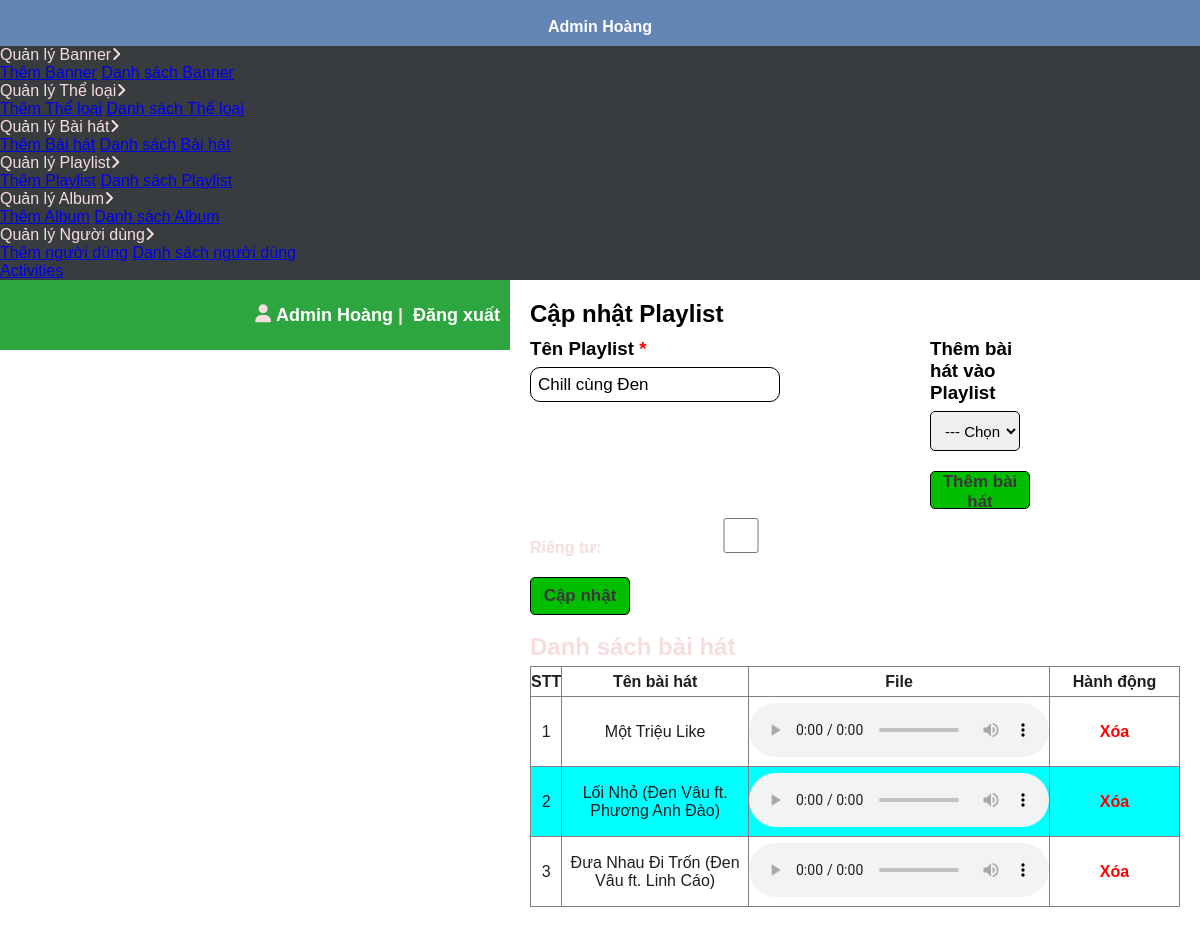
The page /admin/playlistEdit.php?playlist_id=11 (signed in) on the database its author committed.
### tables this page shows
CREATE TABLE `tbl_playlist` (
  `playlist_id` int(11) NOT NULL,
  `playlist_name` varchar(255) NOT NULL,
  `user_id` int(11) NOT NULL,
  `slug_playlist` varchar(255) NOT NULL,
  `listen_count` int(11) DEFAULT 0,
  `privacy` varchar(10) NOT NULL DEFAULT 'public'
);

CREATE TABLE `tbl_playlist_song` (
  `playlist_song_id` int(11) NOT NULL,
  `playlist_id` int(11) NOT NULL,
  `song_id` int(11) NOT NULL
);

CREATE TABLE `tbl_song` (
  `song_id` int(11) NOT NULL,
  `user_id` int(11) NOT NULL,
  `category_id` int(11) NOT NULL,
  `song_name` varchar(255) NOT NULL,
  `song_image` varchar(255) NOT NULL,
  `file_path` varchar(255) NOT NULL,
  `listen_count` int(11) DEFAULT 0,
  `lyrics` varchar(5000) DEFAULT NULL,
  `privacy` varchar(10) DEFAULT 'public',
  `create_at` date DEFAULT current_timestamp(),
  `slug_song` varchar(255) NOT NULL
);

### class/playlistClass.php (called while the page is built, shortened)
<?php
include(__DIR__ . "/../lib/database.php");
?>
<?php
class PlayList
{
    private $db;
    public function __construct()
    {
        $this->db = new Database();
    }
    public function get_songs_in_playlist($playlist_id)
    {
        $query = "SELECT s.song_id, s.song_name
                  FROM tbl_playlist_song ps
                  JOIN tbl_song s ON ps.song_id = s.song_id
                  WHERE ps.playlist_id = '$playlist_id'";
        $result = $this->db->select($query);
        return $result;
    }
    public function get_playlist_songs($playlist_id)
    {
        $query = " SELECT * FROM tbl_song s
                INNER JOIN tbl_playlist_song ps ON s.song_id = ps.song_id
                INNER JOIN tbl_playlist p ON ps.playlist_id = p.playlist_id
                WHERE p.playlist_id = '$playlist_id'";
        $result = $this->db->select($query);
        return $result;
    }
    public function get_playlist_by_id($playlist_id)
    {
        $query = "SELECT * FROM tbl_playlist WHERE playlist_id = '$playlist_id'";
        $result = $this->db->select($query);
        return $result;
    }
}
?>

### lib/database.php (called while the page is built, shortened)
<?php
class Database
{
    public $host = DB_HOST;
    public $user = DB_USER;
    public $pass = DB_PASS;
    public $dbname = DB_NAME;
    public $conn;
    private function connectDB()
    {
        $this->conn = new mysqli(
            $this->host,
            $this->user,
            $this->pass,
            $this->dbname
        );
    }
    public function select($query)
    {
        $result = $this->conn->query($query) or
            die($this->conn->error . __LINE__);
        if ($result->num_rows > 0) {
            return $result;
        } else {
            return false;
        }
    }
}
?>

### admin/playlistEdit.php (the view, shortened to what this page needs)
<?php
include("include/sidebar.php");
include("include/header.php");
include("../class/playlistClass.php");
$playlist = new PlayList();
$playlist_id = $_GET['playlist_id'];
$get_playlist = $playlist->get_playlist_by_id($playlist_id);
if ($get_playlist) {
    $result = $get_playlist->fetch_assoc();
} else {
    echo 'Playlist does not exist';
    exit();
}
$songs_in_playlist = $playlist->get_songs_in_playlist($result['playlist_id']);
?>
<link rel="stylesheet" href="./css/category.css">
<body>
    <div class="main-content">
        <h2 class="title" style="color:black; margin-bottom: 10px">Cập nhật Playlist</h2>
        <form action="" method="POST">
            <div class="info">
                <div>
                    <h3 class="title" style="color:black;">Tên Playlist <span style="color: red">*</span>
                    </h3>
                    <input type="text" placeholder="Enter playlist name" name="playlist_name"
                        value="<?php echo $result['playlist_name'] ?>"><br>
                </div>
                <div>
                    <h3 class="title" style="color:black;">Thêm bài hát vào Playlist</h3>
                    <select name="song_id">
                        <option value="">--- Chọn bài hát ---</option>
                    </select>
                    <button name="upd_playlistsong">Thêm bài hát</button>
                </div>
            </div>
            <div class="privacy">
                <label for="" style="margin-right: 10px">Riêng tư: </label>
                <input name="privacy" type="checkbox"><br>
            </div>
            <button name="upd_playlist">Cập nhật</button>
        </form><br>
        <h2>Danh sách bài hát</h2>
        <table border="1">
            <thead>
                <tr>
                    <th>STT</th>
                    <th>Tên bài hát</th>
                    <th>File</th>
                    <th>Hành động</th>
                </tr>
            </thead>
            <tbody id="playlistTableBody">
                <?php
                $show_playlistSong = $playlist->get_playlist_songs($playlist_id);
                if ($show_playlistSong) {
                    $i = 0;
                    while ($result = $show_playlistSong->fetch_assoc()) {
                        $i++;
                        ?>
                        <tr style="height: 70px">
                            <td><?php echo $i ?></td>
                            <td><?php echo $result['song_name'] ?></td>
                            <td class="audio">
                                <audio controls>
                                    <source src="upload/song/<?php echo $result['file_path'] ?>">
                                </audio>
                            </td>
                            <td class="action">
                                <a onclick="return confirm('Bạn muốn xóa bài hát này khỏi playlist ?')"
                                    href="playlistSongDel.php?playlistSongId=<?php echo $result['playlist_song_id'] ?>">Xóa</a>
                            </td>
                        </tr>
                        <?php
                    }
                } else {
                    ?>
                    <tr>
                        <td colspan="4">Không có bài hát nào</td>
                    </tr>
                    <?php
                }
                ?>
            </tbody>
        </table>
    </div>
    <?php
    include("include/footer.php");
    ?>

### admin/css/main.css (style rules this page uses)
* { margin: 0; padding: 0; box-sizing: border-box; font-family: "Poppins", sans-serif; }
body { min-height: 100vh; background: white; color: rgb(247, 221, 221); background-size: cover; background-position: center 0; }
.main-content { margin-top: 10px; flex: 1; }

### admin/css/category.css (style rules this page uses)
* form { width: 90%; }
form input { width: 250px; height: 35px; outline: none; border: 1px solid black; border-radius: 10px; padding: 5px 7px; margin-top: 7px; font-size: 17px; }
form button { width: 100px; height: 38px; color: rgb(58, 56, 56); background-color: rgb(0, 191, 0); border: 1px solid black; outline: none; border-radius: 5px; margin-top: 20px; font-weight: 600; font-size: 17px; }
table { width: 95%; border-collapse: collapse; text-align: center; color: rgb(32, 30, 30); margin-top: 5px; }
thead tr { height: 30px; }
tbody tr:nth-child(even) { background-color: aqua; }
.action { width: 130px; }
td a { color: green; font-weight: 600; text-decoration: none; }
td a:last-child { color: red; }

### admin/include/sidebar.php (style rules this page uses)
.main-content { margin: 20px !important; }
table { width: 100% !important; }

### admin/playlistEdit.php (style rules this page uses)
select { height: 40px; outline: none; border: 1px solid black; margin-top: 7px; padding-left: 10px; border-radius: 5px; font-size: 15px; width: 90%; }
option { height: 30px; }
.main-content { margin: 15px; }
form .info { display: flex; }
.info div { margin-right: 150px; }
label { font-weight: 600; }

### rows shown on the page
tbl_playlist: playlist_name "Chill cùng Đen"
tbl_playlist_song: song.song_name "Một Triệu Like"
tbl_playlist_song: song.song_name "Lối Nhỏ (Đen Vâu ft. Phương Anh Đào)"
tbl_playlist_song: song.song_name "Đưa Nhau Đi Trốn (Đen Vâu ft. Linh Cáo)"

### other values the page prints
$fullName "Admin Hoàng"
